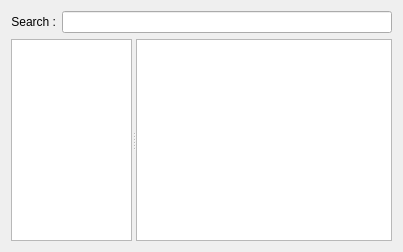
<?xml version="1.0" encoding="UTF-8"?>
<ui version="4.0">
 <class>uno_search_results_form</class>
 <widget class="QWidget" name="uno_search_results_form">
  <property name="geometry">
   <rect>
    <x>0</x>
    <y>0</y>
    <width>403</width>
    <height>252</height>
   </rect>
  </property>
  <property name="windowTitle">
   <string>Search Results</string>
  </property>
  <layout class="QGridLayout" name="gridLayout">
   <item row="0" column="0">
    <widget class="QLabel" name="lSearch">
     <property name="text">
      <string>&lt;html&gt;&lt;head/&gt;&lt;body&gt;&lt;p&gt;Search :&lt;/p&gt;&lt;/body&gt;&lt;/html&gt;</string>
     </property>
     <property name="alignment">
      <set>Qt::AlignRight|Qt::AlignTrailing|Qt::AlignVCenter</set>
     </property>
    </widget>
   </item>
   <item row="0" column="1">
    <widget class="QLineEdit" name="lESearch">
     <property name="readOnly">
      <bool>true</bool>
     </property>
    </widget>
   </item>
   <item row="1" column="0" colspan="2">
    <widget class="QSplitter" name="splitter">
     <property name="orientation">
      <enum>Qt::Horizontal</enum>
     </property>
     <widget class="QTreeView" name="tvSearchResults">
      <property name="sizePolicy">
       <sizepolicy hsizetype="Expanding" vsizetype="Expanding">
        <horstretch>1</horstretch>
        <verstretch>0</verstretch>
       </sizepolicy>
      </property>
     </widget>
     <widget class="QTextBrowser" name="tBCell">
      <property name="sizePolicy">
       <sizepolicy hsizetype="Expanding" vsizetype="Expanding">
        <horstretch>0</horstretch>
        <verstretch>0</verstretch>
       </sizepolicy>
      </property>
     </widget>
    </widget>
   </item>
  </layout>
 </widget>
 <resources/>
 <connections/>
</ui>
